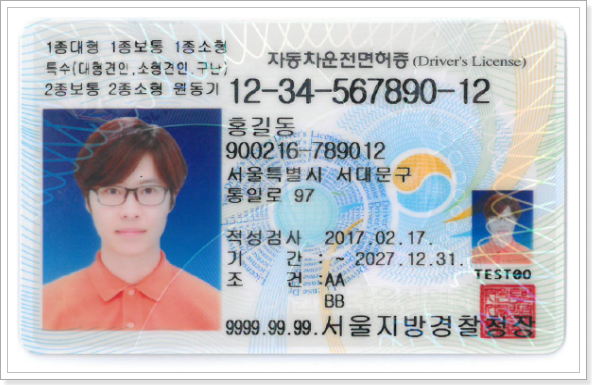
#> input picture img/driver1.jpg, 592 x 385 px
$ python -i skew.py   (imports and definitions only)
#> lines starting #> are read from the running program, lines starting #| are printed output that depends on the picture; after the words box and inside, x2 and y2 are one past the last pixel; in counts of white or black regions, pixels touching at a corner belong together
import numpy as np
import math
import cv2


def compute_skew(file_name):
    #load in grayscale:
#> called with file_name = 'img/driver1.jpg'
    src1 = cv2.imread(file_name) # original_image
#> src1 is the input picture: shape (385, 592, 3); mean B, G, R 197.7, 190.7, 187.8
    src2 = cv2.imread(file_name,0)  # gray
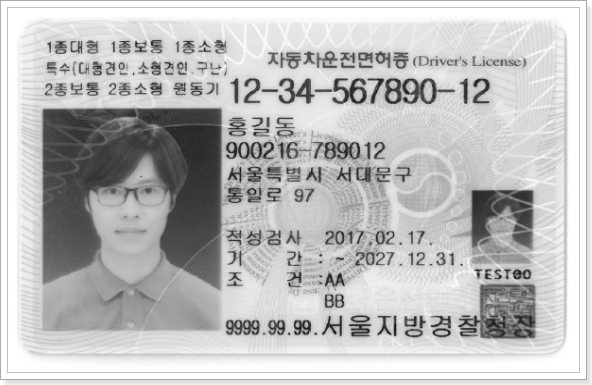
#> src2: shape (385, 592); min 17, max 255, mean 190.2
    img = src2.copy()
    _,th1 = cv2.threshold(img,0,255,cv2.THRESH_BINARY|cv2.THRESH_OTSU)
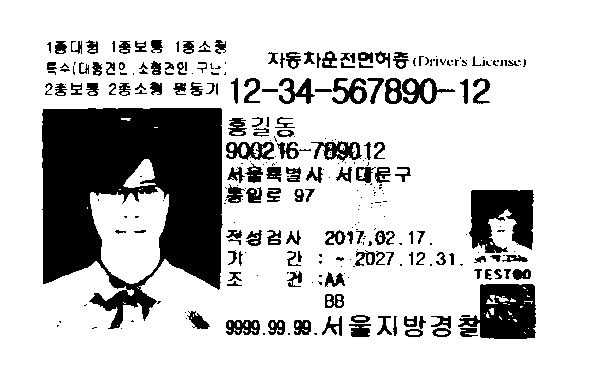
#> th1: shape (385, 592); 79.7% white; 296 black regions (150 under 20 px), largest, box (x1, y1, x2, y2) and area: (42, 108, 223, 329) 25192, (458, 284, 536, 339) 2930, (469, 190, 534, 253) 2922
    cv2.bitwise_not(th1, th1)
    canny = cv2.Canny(th1, 100, 200)
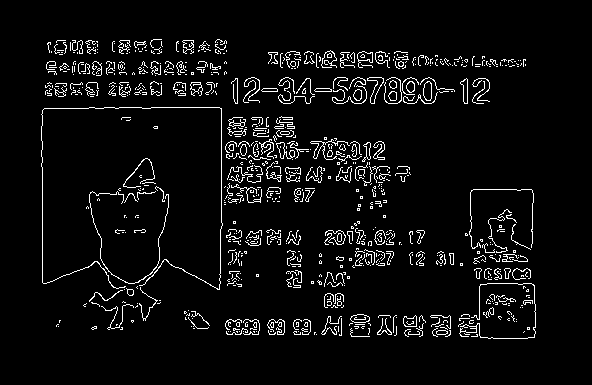
#> canny: shape (385, 592); 5.3% white in thin lines or dots, all inside (x1, y1, x2, y2) = (41, 39, 536, 339)

    # height, width = src.shape[0:2]
    h, w = img.shape[0:2]
#> h = 385; w = 592

    # Hough transform:
    minLineLength = w/2.0
#> minLineLength = 296
    maxLineGap = 20
    lines = cv2.HoughLinesP(canny,1,np.pi/180,100,minLineLength,maxLineGap)
#> lines = [[42, 282, 42, 167], [221, 222, 221, 108], [119, 107, 141, 107], [173, 107, 219, 107]]
    # lines = cv2.HoughLinesP(canny,1,np.pi/180,500)
    if lines is not None:
        for i in range(lines.shape[0]):
            pt1 = (lines[i][0][0], lines[i][0][1])  # 시작점 좌표
            pt2 = (lines[i][0][2], lines[i][0][3])  # 끝점 좌표
            cv2.line(img, pt1, pt2, (0,0,255), 2, cv2.LINE_AA)
            cv2.circle(img,pt1,3,(255,0,0),-1)
            cv2.putText(img,f"{i+1}",pt1,cv2.FONT_HERSHEY_COMPLEX, fontScale=0.5, color=(255,0,0), thickness=1)
#> this loop made 4 passes
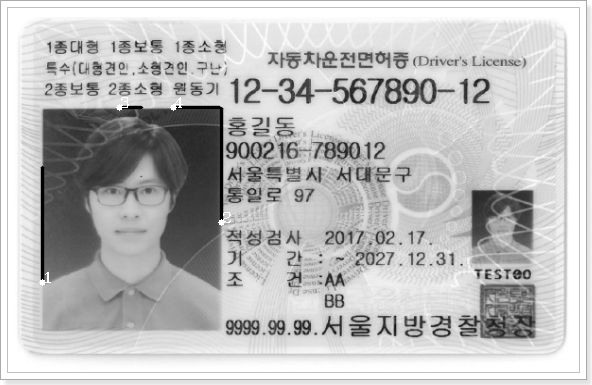
#> img: shape (385, 592); 0.73% of pixels changed, all inside (x1, y1, x2, y2) = (39, 97, 231, 286)

    #calculate the angle between each line and the horizontal line:
    angle = 0.0
    angle_list = []
    for line in lines:
        angle = math.atan2(line[0][3]*1.0 - line[0][1]*1.0,line[0][2]*1.0 - line[0][0]*1.0)
        angle_list.append(angle)
#> this loop made 4 passes
#> (line, angle) on passes 1 to 4: ([[42, 282, 42, 167]], -1.57), ([[221, 222, 221, 108]], -1.57), ([[119, 107, 141, 107]], 0), ([[173, 107, 219, 107]], 0)
#> after the loop, angle_list = [-1.57, -1.57, 0, 0]

    theta = angle_list[0]* 180.0 / np.pi
#> theta = -90
    return src1, theta


## deskew ##
def deskew(original_img, theta):
    h,w = original_img.shape[:2]
    # 이미지의 중심점을 기준으로 theta도 회전 하면서 1.0배 Scale
    M= cv2.getRotationMatrix2D((w/2, h/2), theta, 1.0) # 변환행렬
    dst = cv2.warpAffine(original_img, M,(w, h))
    return dst


# [10 lines of commented-out code are left out]

>>> result = compute_skew('img/driver1.jpg')

$ run again, on img/driver2.jpg
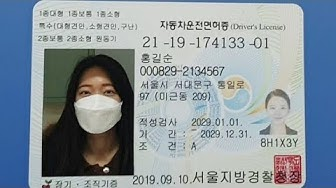
#> input picture img/driver2.jpg, 336 x 188 px
#> in compute_skew, src1 is the input picture: shape (188, 336, 3); mean B, G, R 158.4, 150.2, 138.7
#> in compute_skew, `_,th1 = cv2.threshold(img,0,255,cv2.THRESH_BINARY|cv2.THRESH_OTSU)`:
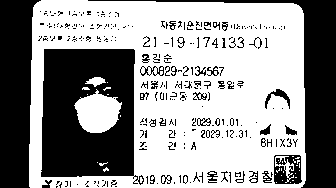
#> th1: shape (188, 336); 59.1% white; 283 black regions (234 under 20 px), largest, box (x1, y1, x2, y2) and area: (41, 49, 144, 185) 10100, (88, 0, 336, 188) 6377, (0, 0, 41, 188) 5804
#> canny: shape (188, 336); 8.4% white in thin lines or dots, all inside (x1, y1, x2, y2) = (28, 0, 306, 188)
#> lines = [[155, 1, 184, 1], [83, 175, 130, 175], [303, 41, 303, 86], [133, 175, 133, 65], [30, 105, 30, 61], [88, 0, 132, 0], [45, 48, 132, 48], [46, 176, 82, 176]]
#> the loop in compute_skew, `for i in range(lines.shape[0]):` made 8 passes
#> after the loop in compute_skew, `for i in range(lines.shape[0]):`:
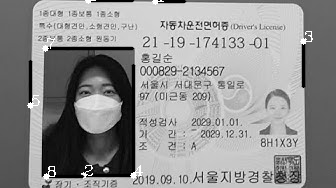
#> img: shape (188, 336); min 0, max 255, mean 145.7
#> the loop in compute_skew, `for line in lines:` made 8 passes
#> (line, angle) on passes 1 to 8: ([[155, 1, 184, 1]], 0), ([[83, 175, 130, 175]], 0), ([[303, 41, 303, 86]], 1.57), ([[133, 175, 133, 65]], -1.57), ([[30, 105, 30, 61]], -1.57), ([[88, 0, 132, 0]], 0), ([[45, 48, 132, 48]], 0), ([[46, 176, 82, 176]], 0)
#> after the loop in compute_skew, `for line in lines:`: angle_list = [0, 0, 1.57, -1.57, -1.57, 0, 0, 0]
#> theta = 0
